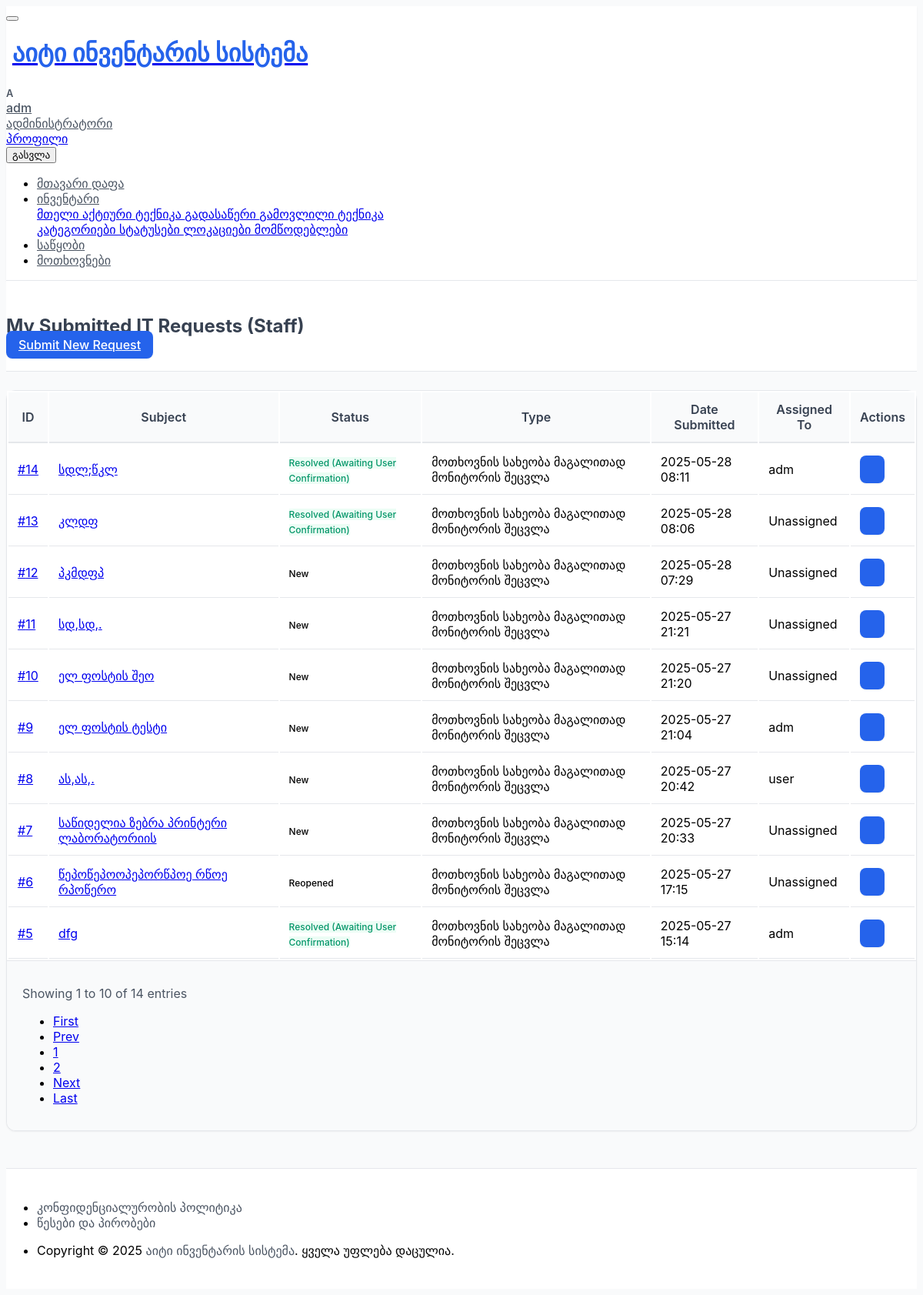
Before: /requests/my-requests/ (signed in) with the older database file.
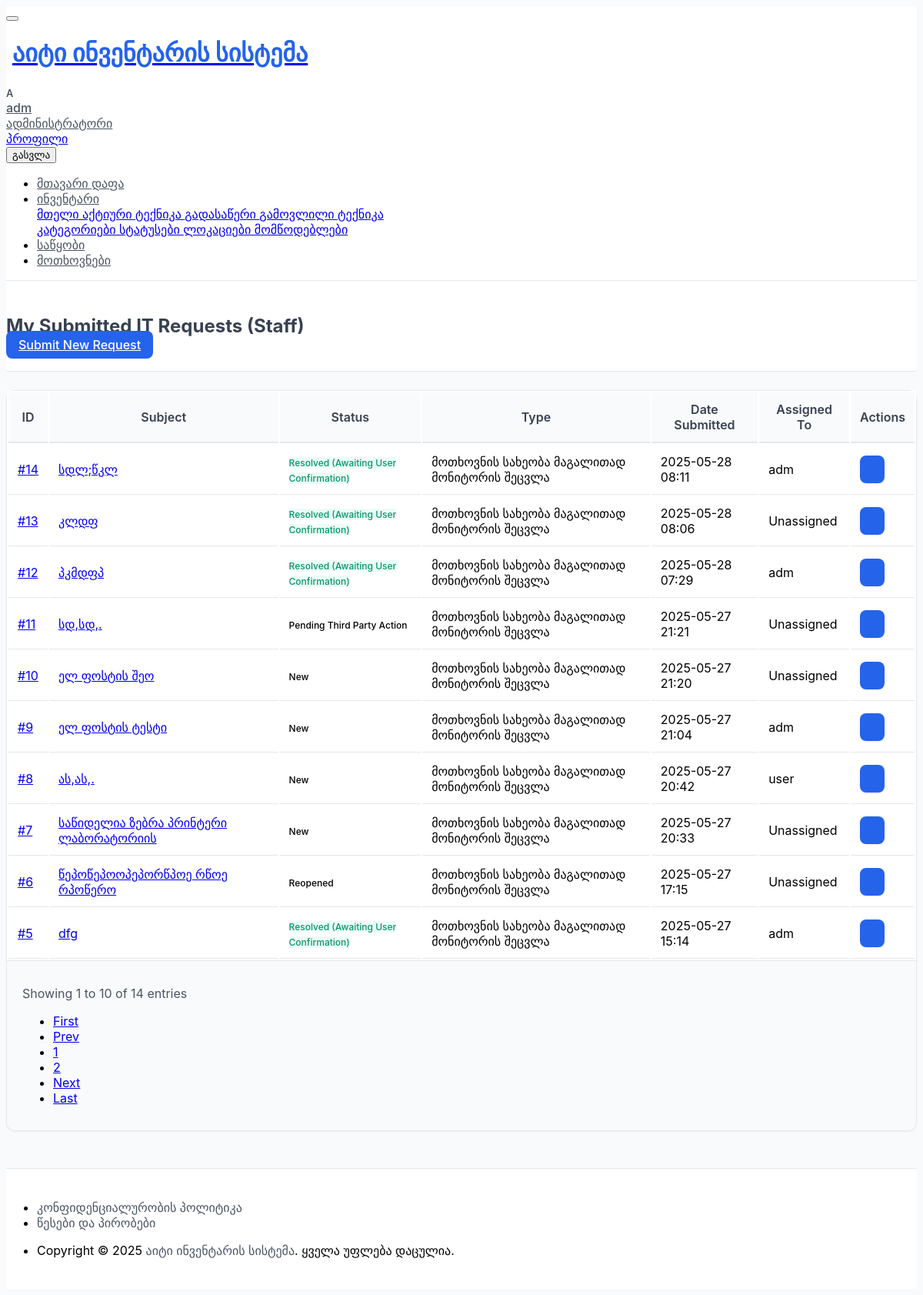
After: the same page with the newer database file.
### requests_app/models.py (models this page shows, shortened)
class Request(models.Model):
    STATUS_NEW = 'new'
    STATUS_ASSIGNED = 'assigned'
    STATUS_IN_PROGRESS = 'in_progress'
    STATUS_PENDING_USER_INPUT = 'pending_user_input'
    STATUS_PENDING_ORDER = 'pending_order'
    STATUS_PENDING_THIRD_PARTY = 'pending_third_party'
    STATUS_ON_HOLD_INTERNAL = 'on_hold_internal'
    STATUS_RESOLVED_AWAITING_CONFIRMATION = 'resolved_awaiting_confirmation'
    STATUS_CLOSED_CONFIRMED = 'closed_confirmed'
    STATUS_CLOSED_AUTO = 'closed_auto'
    STATUS_REOPENED = 'reopened'
    STATUS_REJECTED = 'rejected'
    STATUS_CANCELLED = 'cancelled'
    STATUS_CHOICES = [
        (STATUS_NEW, _('New')),
        (STATUS_ASSIGNED, _('Assigned')),
        (STATUS_IN_PROGRESS, _('In Progress')),
        (STATUS_PENDING_USER_INPUT, _('Pending User Input')),
        (STATUS_PENDING_ORDER, _('Pending Parts/Equipment Order')),
        (STATUS_PENDING_THIRD_PARTY, _('Pending Third Party Action')),
        (STATUS_ON_HOLD_INTERNAL, _('On Hold (Internal Reasons)')),
        (STATUS_RESOLVED_AWAITING_CONFIRMATION, _('Resolved (Awaiting User Confirmation)')),
        (STATUS_CLOSED_CONFIRMED, _('Closed (User Confirmed)')),
        (STATUS_CLOSED_AUTO, _('Closed (Auto-Closed)')),
        (STATUS_REOPENED, _('Reopened')),
        (STATUS_REJECTED, _('Rejected')),
        (STATUS_CANCELLED, _('Cancelled')),
    ]
    PRIORITY_LOW = 'low'
    PRIORITY_MEDIUM = 'medium'
    PRIORITY_HIGH = 'high'
    PRIORITY_CRITICAL = 'critical'
    PRIORITY_CHOICES = [
        (PRIORITY_LOW, _('Low')),
        (PRIORITY_MEDIUM, _('Medium')),
        (PRIORITY_HIGH, _('High')),
        (PRIORITY_CRITICAL, _('Critical')),
    ]
    subject = models.CharField(
        _("Subject"),
        max_length=255,
        help_text=_("მოთხოვნის მოკლე სათაური/შინაარსი.")
    )
    description = models.TextField(
        _("Detailed Description"),
        help_text=_("სრულად აღწერეთ საკითხი, საჭიროება ან მოთხოვნის მიზეზი. მიუთითეთ ნებისმიერი შეცდომის კოდი, დეტალი და ა.შ.")
    )
    request_type = models.ForeignKey(
        RequestType,
        verbose_name=_("Request Type"),
        on_delete=models.PROTECT,
        related_name='requests',
        help_text=_("აირჩიეთ მოთხოვნის შესაბამისი ტიპი.")
    )
    status = models.CharField(
        _("Status"),
        max_length=35,
        choices=STATUS_CHOICES,
        default=STATUS_NEW,
        help_text=_("მოთხოვნის მიმდინარე სტატუსი.")
    )
    priority = models.CharField(
        _("Priority"),
        max_length=20,
        choices=PRIORITY_CHOICES,
        default=PRIORITY_MEDIUM,
        help_text=_("აირჩიეთ მოთხოვნის პრიორიტეტი.")
    )
    requested_by = models.ForeignKey(
        settings.AUTH_USER_MODEL,
        verbose_name=_("Requested By"),
        on_delete=models.PROTECT,
        related_name='submitted_requests',
        help_text=_("მომხმარებელი, რომელმაც დაარეგისტრირა მოთხოვნა.")
    )
    request_location = models.ForeignKey(
        InventoryLocation,
        verbose_name=_("Request Location (Department/Room) (Optional)"),
        on_delete=models.SET_NULL,
        null=True,
        blank=True,
        related_name='location_requests',
        help_text=_("მიუთითეთ დეპარტამენტი, შენობა ან ოთახი, რომელსაც ეს მოთხოვნა ეხება.")
    )
    assigned_to = models.ForeignKey(
        settings.AUTH_USER_MODEL,
        verbose_name=_("Assigned To (IT Staff) (Optional)"),
        on_delete=models.SET_NULL,
        null=True,
        blank=True,
        related_name='assigned_requests',
        limit_choices_to={'is_staff': True},
        help_text=_("IT პერსონალი, რომელიც პასუხისმგებელია ამ მოთხოვნის შესრულებაზე.")
    )
    related_existing_equipment = models.ForeignKey(
        Equipment,
        verbose_name=_("Related Existing Equipment (Optional)"),
        on_delete=models.SET_NULL,
        null=True,
        blank=True,
        related_name='maintenance_or_issue_requests',
        help_text=_("თუ მოთხოვნა ეხება კონკრეტულ, სისტემაში უკვე არსებულ ტექნიკას (მაგ., შეკეთება), აირჩიეთ აქ.")
    )
    desired_completion_date = models.DateField(
        _("Desired Completion Date (Optional)"),
        null=True,
        blank=True,
        help_text=_("სასურველი დასრულების თარიღი, თუ არსებობს.")
    )
    created_at = models.DateTimeField(_("Date Submitted"), default=timezone.now, editable=False)
    date_assigned = models.DateTimeField(_("Date Assigned"), null=True, blank=True, editable=False)
    resolved_at = models.DateTimeField(_("Date Technically Resolved"), null=True, blank=True, editable=False)
    closed_at = models.DateTimeField(_("Date Closed"), null=True, blank=True, editable=False)
    updated_at = models.DateTimeField(_("Last Updated"), auto_now=True, editable=False)
    issued_equipment_items = models.ManyToManyField(
        Equipment,
        verbose_name=_("Issued Equipment Items (as a result of this request)"),
        blank=True,
        related_name='fulfilled_by_requests',
        help_text=_("ამ მოთხოვნის შესრულების შედეგად გაცემული ინდივიდუალური ტექნიკის ერთეულები.")
    )
    resolution_notes = models.TextField(
        _("Resolution Notes / IT Comments"),
        blank=True,
        null=True,
        help_text=_("IT პერსონალის შიდა კომენტარები მოთხოვნის შესრულების, უარყოფის ან შეჩერების მიზეზების შესახებ.")
    )
    _original_status = None
    _original_assigned_to_id = None
    def __init__(self, *args, **kwargs):
        super().__init__(*args, **kwargs)
        self._original_status = self.status
        self._original_assigned_to_id = self.assigned_to_id
    _status_badge_map = {
        STATUS_NEW: 'primary',
        STATUS_ASSIGNED: 'info',
        STATUS_IN_PROGRESS: 'cyan',
        STATUS_PENDING_USER_INPUT: 'orange',
        STATUS_PENDING_ORDER: 'yellow',
        STATUS_PENDING_THIRD_PARTY: 'lime',
        STATUS_ON_HOLD_INTERNAL: 'secondary',
        STATUS_RESOLVED_AWAITING_CONFIRMATION: 'success',
        STATUS_CLOSED_CONFIRMED: 'dark',
        STATUS_CLOSED_AUTO: 'dark',
        STATUS_REOPENED: 'indigo',
        STATUS_REJECTED: 'danger',
        STATUS_CANCELLED: 'secondary',
    }
    def get_status_badge_class(self):
        return f"bg-{self._status_badge_map.get(self.status, 'light text-dark')}-lt"
    def get_absolute_url(self):
        return reverse('requests_app:request_detail', kwargs={'pk': self.pk})
    class Meta:
        ordering = ['-created_at', '-priority'] # Added priority
        verbose_name = _("IT Support Request")
        verbose_name_plural = _("IT Support Requests")
        permissions = [
            ("can_assign_request", _("Can assign IT requests to staff")),
            ("can_change_request_status_all", _("Can change status of ANY IT request")),
            ("can_view_all_requests", _("Can view all IT requests")),
            ("can_close_own_submitted_request", _("Can close/confirm own submitted IT requests as user")),
            ("can_reopen_request", _("Can reopen IT requests")),
            ("can_manage_issued_items", _("Can add/remove issued equipment/stock for a request")),
        ]

class RequestType(models.Model):
    name = models.CharField(
        _("Request Type Name"),
        max_length=100,
        unique=True,
        help_text=_("მოთხოვნის/სერვისის ტიპის დასახელება (მაგ., ახალი ტექნიკის მოთხოვნა, ტექნიკის შეკეთება, პროგრამული უზრუნველყოფის ინსტალაცია).")
    )
    description = models.TextField(
        _("Description (Optional)"),
        blank=True,
        null=True,
        help_text=_("მოთხოვნის ტიპის მოკლე აღწერა.")
    )
    class Meta:
        verbose_name = _("Request Type")
        verbose_name_plural = _("Request Types")
        ordering = ['name']

### requests_app/views.py (the view)
# urls.py: path('my-requests/', views.UserRequestListView.as_view(), name='user_request_list'),
class UserRequestListView(StaffRequiredMixin, ListView): # Now inherits StaffRequiredMixin
    model = Request
    template_name = 'requests_app/user_request_list.html'
    context_object_name = 'user_requests'
    paginate_by = 10
    def test_func(self): # Overrides StaffRequiredMixin's test_func
        return super().test_func()
    def get_queryset(self):
        return Request.objects.filter(requested_by=self.request.user).select_related(
            'request_type',
            'assigned_to',
            'related_existing_equipment',
            'request_location'
        ).order_by('-created_at')
    def get_context_data(self, **kwargs):
        context = super().get_context_data(**kwargs)
        context['page_title'] = _('My Submitted IT Requests (Staff)') # Title changed
        context['can_add_request'] = self.request.user.has_perm('requests_app.add_request')
        return context

### requests_app/views.py (called while the page is built)
    def test_func(self):
        return self.request.user.is_staff

### requests_app/templates/requests_app/user_request_list.html (shortened to what the changed rows need)
{% extends "core/base.html" %}
{% load i18n static %}
{% block page_header_title %}
    {{ page_title|default:_("My IT Requests") }}
{% endblock page_header_title %}
{% block content %}
<div class="container mt-4">
    {% if user_requests %}
        <div class="card">
            <div class="table-responsive">
                <table class="table table-hover card-table table-vcenter table-striped">
                    <thead >
                        <tr>
                            <th>{% trans "ID" %}</th>
                            <th>{% trans "Subject" %}</th>
                            <th>{% trans "Status" %}</th>
                            <th>{% trans "Type" %}</th>
                            <th>{% trans "Date Submitted" %}</th>
                            <th>{% trans "Assigned To" %}</th>
                            <th class="w-1">{% trans "Actions" %}</th>
                        </tr>
                    </thead>
                    <tbody>
                        {% for req in user_requests %}
                        <tr>
                            <td><a href="{{ req.get_absolute_url }}">#{{ req.id }}</a></td>
                            <td>
                                <a href="{{ req.get_absolute_url }}">{{ req.subject|truncatewords:8 }}</a>
                            </td>
                            <td>
                                <span class="badge {{ req.get_status_badge_class }}">{{ req.get_status_display }}</span>
                            </td>
                            <td>{{ req.request_type.name|default:"-" }}</td>
                            <td>{{ req.created_at|date:"Y-m-d H:i" }}</td>
                            <td>
                                {% if req.assigned_to %}
                                    {{ req.assigned_to.get_full_name|default:req.assigned_to.username }}
                                {% else %}
                                    {% trans "Unassigned" %}
                                {% endif %}
                            </td>                            <td>
                                <a href="{{ req.get_absolute_url }}" class="btn btn-primary" title="{% trans "View Details" %}">
                                </a>
                            </td>
                        </tr>
                        {% endfor %}
                    </tbody>
                </table>
            </div>
        </div>
    {% endif %}
</div>
{% endblock %}

Changed rows visible on the page:
changed Request "პკმდფპ": status "New" → "Resolved (Awaiting User Confirmation)"; assigned_to.get_full_name (not shown) → "adm"; trans "Unassigned" → (not shown)
changed Request "სდ,სდ,.": status "New" → "Pending Third Party Action"
